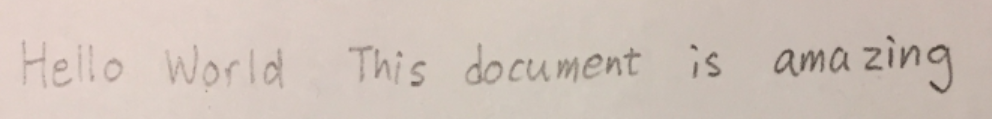
#> input picture code/doc2.png, 992 x 119 px
$ python process_raw_image.py
#> lines starting #> are read from the running program, lines starting #| are printed output that depends on the picture; after the words box and inside, x2 and y2 are one past the last pixel; in counts of white or black regions, pixels touching at a corner belong together
import cv2
import numpy as np

"""
Code adapted from docs.opencv.org/trunk/d7/d4d/tutorial_py_thresholding.html
"""

img = cv2.imread('doc2.png', 0)
#> img: shape (119, 992); min 56, max 218, mean 195.9
img = cv2.medianBlur(img, 5)

th = cv2.adaptiveThreshold(img, 255, cv2.ADAPTIVE_THRESH_GAUSSIAN_C, cv2.THRESH_BINARY, 11, 2)
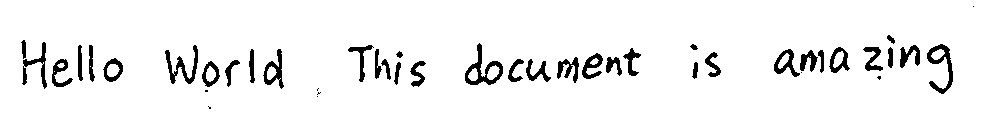
#> th: shape (119, 992); 94.1% white; 44 black regions (8 under 20 px), largest, box (x1, y1, x2, y2) and area: (465, 43, 503, 85) 510, (927, 44, 953, 94) 451, (165, 45, 198, 84) 416

cv2.imwrite('doc2_thresh.png', th)

$ run again, with code/doc3.png copied over code/doc2.png
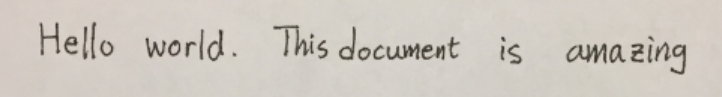
#> input picture code/doc3.png, 722 x 97 px
#> `img = cv2.medianBlur(img, 5)`:
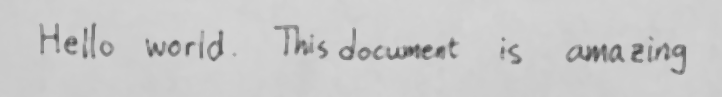
#> img: shape (97, 722); min 69, max 213, mean 201.9
#> `th = cv2.adaptiveThreshold(img, 255, cv2.ADAPTIVE_THRESH_GAUSSIAN_C, c..`:
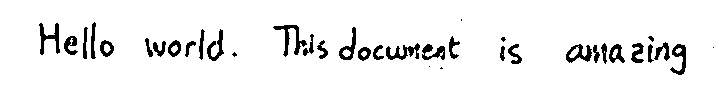
#> th: shape (97, 722); 93.9% white; 37 black regions (6 under 20 px), largest, box (x1, y1, x2, y2) and area: (273, 25, 307, 57) 318, (39, 23, 60, 55) 268, (386, 43, 420, 60) 262

$ run again, with code/doc1.jpg saved as code/doc2.png
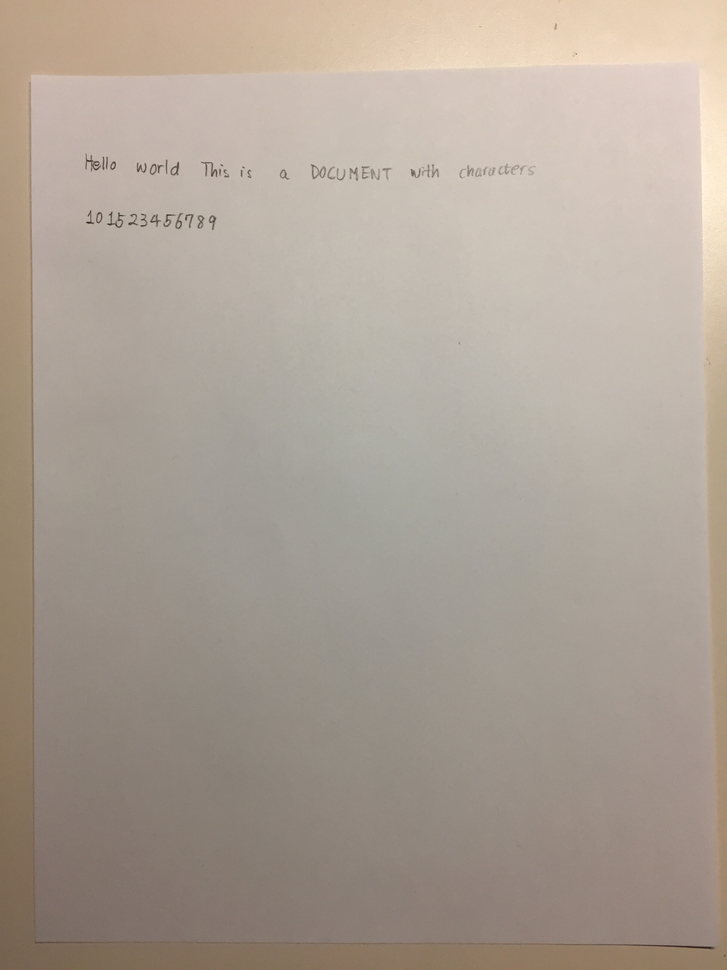
#> input picture code/doc1.jpg, 727 x 970 px, shrunk from 2448 x 3264 before the run
#> `img = cv2.imread('doc2.png', 0)`:
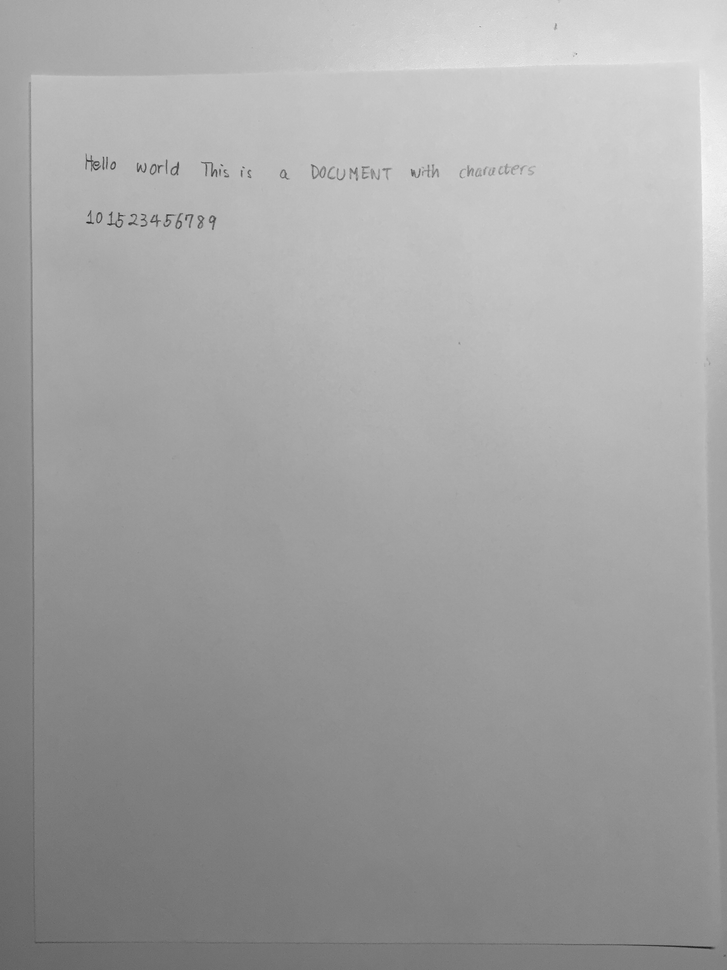
#> img: shape (970, 727); min 28, max 246, mean 162.8
#> `th = cv2.adaptiveThreshold(img, 255, cv2.ADAPTIVE_THRESH_GAUSSIAN_C, c..`:
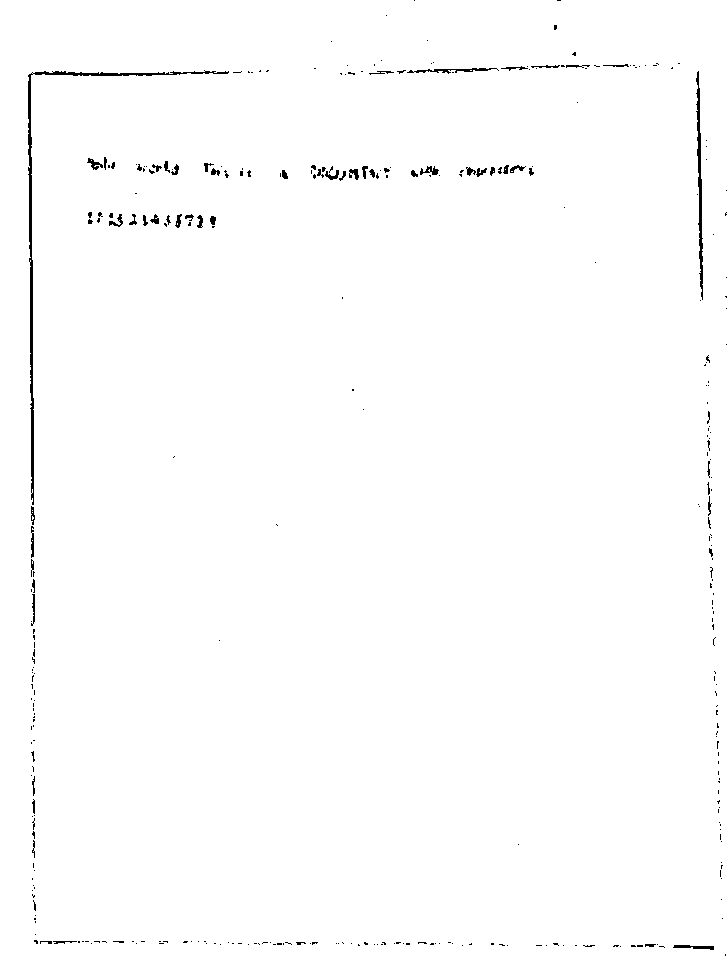
#> th: shape (970, 727); 99.1% white; black in thin lines or dots
